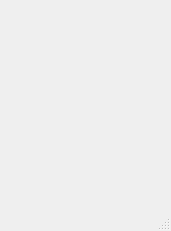
<?xml version="1.0" encoding="UTF-8"?>
<ui version="4.0">
 <class>MainWindow</class>
 <widget class="QMainWindow" name="MainWindow">
  <property name="geometry">
   <rect>
    <x>0</x>
    <y>0</y>
    <width>171</width>
    <height>231</height>
   </rect>
  </property>
  <property name="windowTitle">
   <string>Tic Tac Toe</string>
  </property>
  <property name="iconSize">
   <size>
    <width>48</width>
    <height>48</height>
   </size>
  </property>
  <property name="toolButtonStyle">
   <enum>Qt::ToolButtonTextUnderIcon</enum>
  </property>
  <widget class="QWidget" name="centralwidget">
   <layout class="QGridLayout" name="gridLayout">
    <item row="0" column="0">
     <layout class="QGridLayout" name="gridMain">
      <property name="sizeConstraint">
       <enum>QLayout::SetFixedSize</enum>
      </property>
      <property name="spacing">
       <number>0</number>
      </property>
     </layout>
    </item>
   </layout>
  </widget>
  <widget class="QStatusBar" name="statusbar"/>
  <action name="actionExit">
   <property name="text">
    <string>Start Again</string>
   </property>
  </action>
 </widget>
 <resources/>
 <connections/>
</ui>
